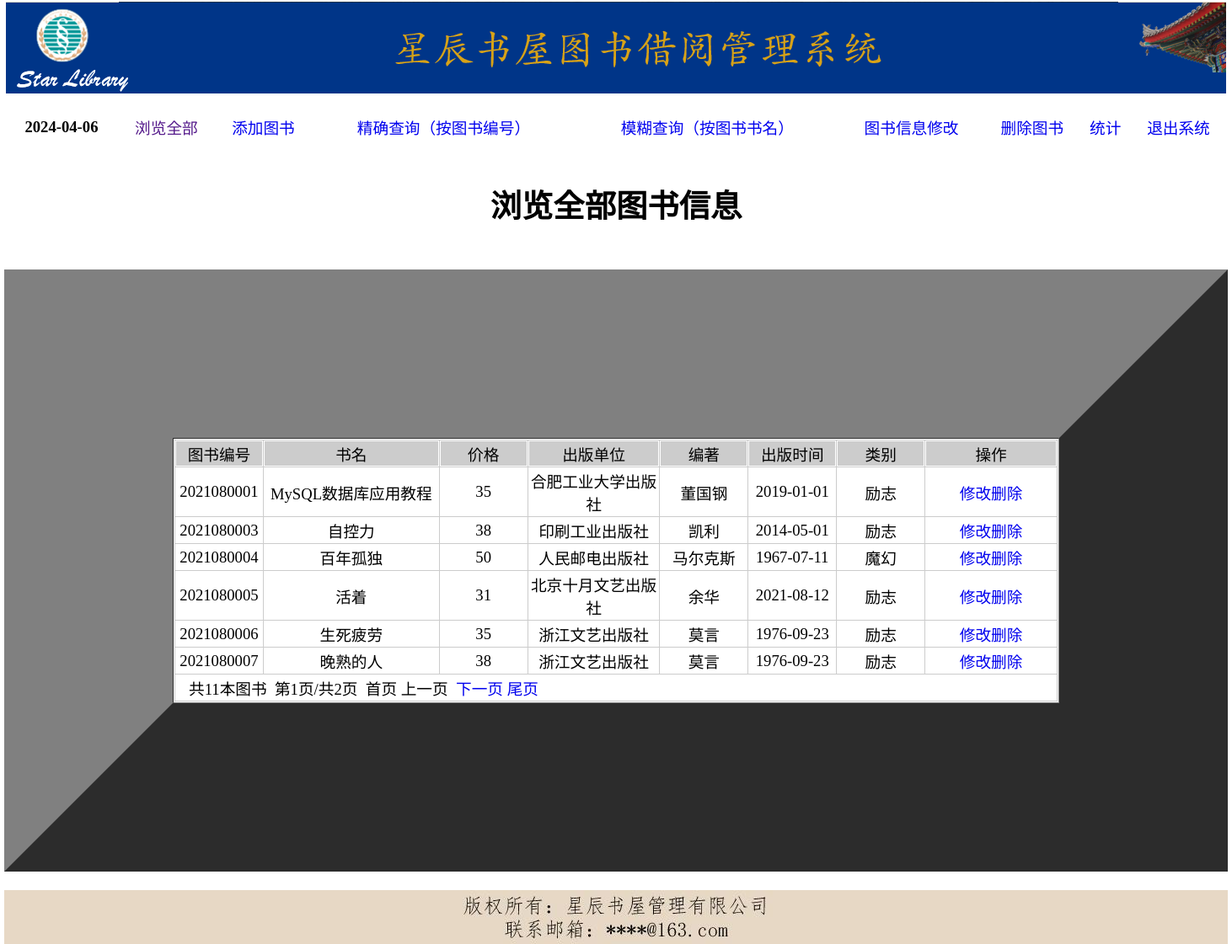
Page /php/hw/week10-1/index.php on the committed database.
### tables this page shows
CREATE TABLE `books` (
  `bookid` char(10) NOT NULL COMMENT '图书编号',
  `bookname` varchar(30) NOT NULL COMMENT '书名',
  `bookprice` varchar(30) NOT NULL COMMENT '价格',
  `press` varchar(30) DEFAULT NULL COMMENT '出版单位',
  `writer` varchar(8) DEFAULT NULL COMMENT '编著',
  `presstime` date DEFAULT NULL COMMENT '出版时间',
  `booktype` varchar(30) DEFAULT NULL COMMENT '类别',
  PRIMARY KEY (`bookid`)
);

### php/hw/week10-1/index.php (the view, shortened to what this page needs)
<!DOCTYPE html>
<html lang="en">
<head>
  <link rel="stylesheet" type="text/css" href="./css/mystyle.css">
</head>
<body>
  <center>
    <table width="1452" border="0" cellpadding="0" cellsapcing="0">
      <tr>
        <td colspan="9" height="109" background="images/Topbanner.jpg">&nbsp;</td>
      </tr>
      <tr>
        <td colspan="9" height="10">&nbsp;</td>
      </tr>
      <tr>
        <td whidth="10%" align="center" valign="middle">
          <b><?php echo date("Y-m-d"); ?></b>
        </td>
        <td whidth="10%" align="center" valign="middle">
          <a href="" class="a"> 浏览全部</a>
        </td>
        <td whidth="10%" align="center" valign="middle">
          <a href="add_book.php">添加图书</a>
        </td>
        <td whidth="15%" align="center" valign="middle">
          <a href="search1.php">精确查询（按图书编号）</a>
        </td>
        <td whidth="15%" align="center" valign="middle">
          <a href="search2.php">模糊查询（按图书书名）</a>
        </td>
        <td whidth="10%" align="center" valign="middle">
          <a href="searchedit.php">图书信息修改</a>
        </td>
        <td whidth="10%" align="center" valign="middle">
          <a href="seachdel.php">删除图书</a>
        </td>
        <td whidth="10%" align="center" valign="middle">
          <a href="#">统计</a>
        </td>
        <td whidth="10%" align="center" valign="middle">
          <a href="#">退出系统</a>
        </td>
      </tr>
      <tr>
        <td colspan="9" height="10">&nbsp;</td>
      </tr>
      <tr>
        <td colspan="9" height="10" align="center">
          <h1>浏览全部图书信息</h1>
        </td>
      </tr>
      <tr>
        <td colspan="9" height="10">&nbsp;</td>
      </tr>
    </table>
    <table width="1452" border="200" cellpadding="0" cellspacing="0">
      <tr>
        <td align="center" valign="middle">
          <?php
          include_once("./conn/conn.php")
          ?>
          <table width="100%" border="1" cellpadding="1" cellspacing="1" bordercolor="#ffffff" bgcolor="#cccccc">
            <tr>
              <td width="10%" align="center">图书编号</td>
              <td width="20%" align="center">书名</td>
              <td width="10%" align="center">价格</td>
              <td width="15%" align="center">出版单位</td>
              <td width="10%" align="center">编著</td>
              <td width="10%" align="center">出版时间</td>
              <td width="10%" align="center">类别</td>
              <td width="10%" align="center">操作</td>
            </tr>
            <?php
            $pageSize = 6;
            $sqlstr = "select * from books order by bookid;";
            $total = mysqli_query($conn, $sqlstr);
            $totalNum = mysqli_num_rows($total);
            $pageCount = ceil($totalNum / $pageSize);
            !isset($_GET["page"]) ? $page = 1 : $page = $_GET["page"];
            $page <= $pageCount ? $page : $page = $pageCount;
            $firstPageNum = $pageSize * ($page - 1);
            $sqlstr = "select * from books order by bookid limit " . $firstPageNum . "," . $pageSize;
            $result = mysqli_query($conn, $sqlstr);
            while ($rows = mysqli_fetch_array($result)) {
            ?>
              <tr>
                <td width="10%" height="25" align="center" bgcolor="#ffffff"><?php echo $rows["bookid"]; ?></td>
                <td width="10%" align="center" bgcolor="#ffffff"><?php echo $rows["bookname"]; ?></td>
                <td width="10%" align="center" bgcolor="#ffffff"><?php echo $rows["bookprice"]; ?></td>
                <td width="15%" align="center" bgcolor="#ffffff"><?php echo $rows["press"]; ?></td>
                <td width="10%" align="center" bgcolor="#ffffff"><?php echo $rows["writer"]; ?></td>
                <td width="10%" align="center" bgcolor="#ffffff"><?php echo $rows["presstime"]; ?></td>
                <td width="10%" align="center" bgcolor="#ffffff"><?php echo $rows["booktype"]; ?></td>
                <td width="15%" align="center" bgcolor="#ffffff">
                  <?php
                  echo "<a href=editform2.php?bookid=" . $rows[0] . ">修改</a>";
                  echo "<a href=delete2.php?bookid=" . $rows[0] . ">删除</a>";
                  ?>
                </td>
              </tr>
            <?php } ?>
            <tr>
              <td height="25" colspan="8" align="left" bgcolor="#ffffff">&nbsp;&nbsp;
                <?php
                echo "共" . $totalNum . "本图书&nbsp;&nbsp;";
                echo "第" . $page . "页/共" . $pageCount . "页&nbsp;&nbsp;";
                if ($page != 1) {
                  echo "<a href='?page=1'>首页</a>&nbsp;";
                  echo "<a href='?page=" . ($page - 1) . "'>上一页</a>&nbsp;";
                } else {
                  echo "首页&nbsp;上一页&nbsp;&nbsp;";
                }
                if ($page != $pageCount) {
                  echo "<a href='?page=" . ($page + 1) . "'>下一页</a>&nbsp;";
                  echo "<a href='?page=".$pageCount."'>尾页</a>&nbsp;&nbsp;";
                } else {
                  echo "下一页&nbsp;尾页&nbsp;&nbsp;";
                }
                ?>
              </td>
            </tr>
          </table>
        </td>
      </tr>
    </table>
    <table width="1452" border="0" cellpadding="0" cellspacing="0">
      <tr>
        <td height="8">&nbsp;</td>
      </tr>
      <tr>
        <td height="64" background="images/bottombanner.jpg">&nbsp;</td>
      </tr>
    </table>
  </center>
</body>
</html>

### php/hw/week10-1/css/mystyle.css (style rules this page uses)
﻿ body,td,th { font-size:14pt; font-family:"楷体"; }
body { margin-left: 0px; margin-top: 0px; margin-right: 0px; margin-bottom: 0px; }
a:link { text-decoration: none; }

### rows in the picture
books: bookid "2021080001", bookname "MySQL数据库应用教程", bookprice "35", press "合肥工业大学出版社", writer "董国钢", presstime "2019-01-01", booktype "励志"
books: bookid "2021080003", bookname "自控力", bookprice "38", press "印刷工业出版社", writer "凯利", presstime "2014-05-01", booktype "励志"
books: bookid "2021080004", bookname "百年孤独", bookprice "50", press "人民邮电出版社", writer "马尔克斯", presstime "1967-07-11", booktype "魔幻"
books: bookid "2021080005", bookname "活着", bookprice "31", press "北京十月文艺出版社", writer "余华", presstime "2021-08-12", booktype "励志"
books: bookid "2021080006", bookname "生死疲劳", bookprice "35", press "浙江文艺出版社", writer "莫言", presstime "1976-09-23", booktype "励志"
books: bookid "2021080007", bookname "晚熟的人", bookprice "38", press "浙江文艺出版社", writer "莫言", presstime "1976-09-23", booktype "励志"

### other values in the picture
$totalNum "11"
$page "1"
$pageCount "2"
